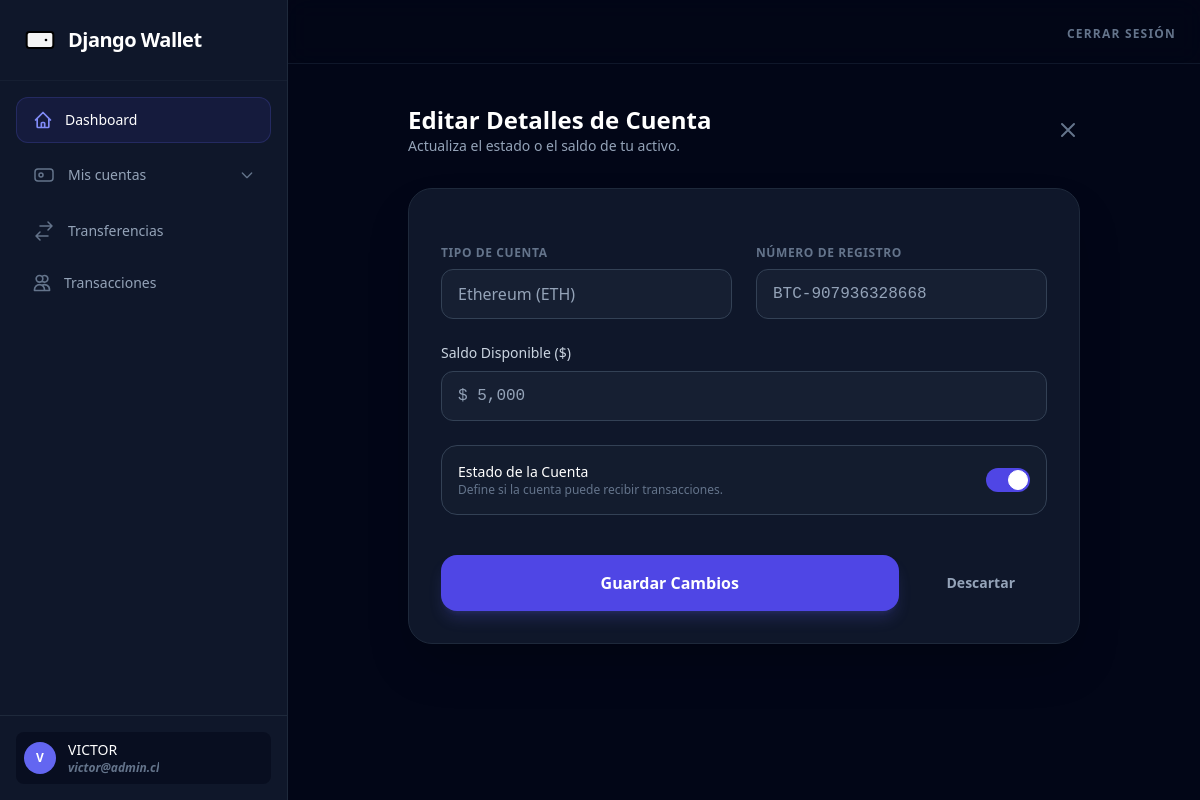
Before: /actualizar-cuenta/1/ (signed in) with the older database file.
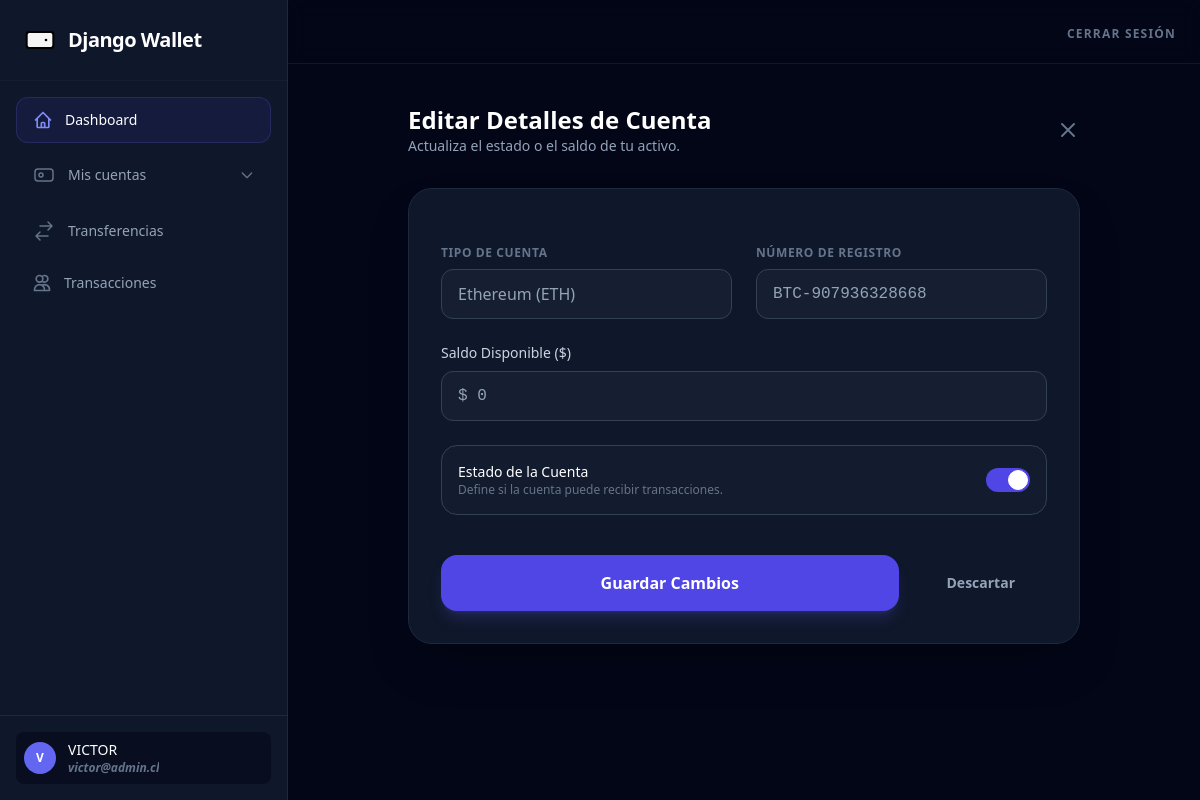
After: the same page with the newer database file.
### gestion/models.py (models this page shows, shortened)
class Cuenta(models.Model):
    cliente = models.ForeignKey(
        Cliente,
        on_delete=models.PROTECT,
        related_name='cuentas'
    )
    TIPO_CUENTA_CHOICES = [
        ('BCI', 'Banco BCI'),
        ('SANT', 'Banco Santander'),
        ('ESTD', 'Banco Estado'),
        ('CHIL', 'Banco de Chile'),
        ('MERC', 'Mercado Pago'),
        ('MACH', 'MACH (Bci)'),
        ('TENP', 'Tenpo'),
        ('BTC', 'Bitcoin (BTC)'),
        ('ETH', 'Ethereum (ETH)'),
        ('USDT', 'Tether (USDT)'),
    ]
    tipo = models.CharField(max_length=10, choices=TIPO_CUENTA_CHOICES, default='BCI')
    numero = models.CharField(max_length=20, unique=True)
    saldo_disponible = models.IntegerField(default=0)
    activa = models.BooleanField(default=True)
    fecha_creacion = models.DateTimeField(auto_now_add=True)

### gestion/views.py (the view, shortened to what this page needs)
# urls.py: path('actualizar-cuenta/<int:cuenta_id>/', views.actualizar_cuenta, name='actualizar_cuenta'),
@login_required
def actualizar_cuenta(request, cuenta_id):
    cuenta = Cuenta.objects.get(id=cuenta_id)
    if request.method == 'GET':
        context = {
            'cuenta': cuenta
        }
        return render(request, 'gestion/actualizar_cuenta.html', context)

### templates/gestion/actualizar_cuenta.html (shortened to what the changed rows need)
{% extends 'layout.html' %}
{% block content %}
  {% load humanize %}
    <div class="max-w-2xl mx-auto">
            <div class="flex items-center justify-between mb-8">
                <div>
                    <h2 class="text-2xl font-bold text-white">Editar Detalles de Cuenta</h2>
                </div>
            </div>
            <div class="bg-slate-900 border border-slate-800 rounded-3xl p-8 shadow-2xl">
                <form method="POST" class="space-y-6" action="{% url 'gestion:actualizar_cuenta' cuenta.id %}">
                    <div class="grid grid-cols-1 md:grid-cols-2 gap-6">
                        <div>
                            <label class="block text-xs font-semibold text-slate-500 uppercase tracking-wider mb-2">Tipo de Cuenta</label>
                            <div class="px-4 py-3 bg-slate-800/50 border border-slate-700 rounded-xl text-slate-400 cursor-not-allowed">
                                {{ cuenta.get_tipo_display }}
                            </div>
                        </div>
                        <div>
                            <label class="block text-xs font-semibold text-slate-500 uppercase tracking-wider mb-2">Número de Registro</label>
                            <div class="px-4 py-3 bg-slate-800/50 border border-slate-700 rounded-xl text-slate-400 font-mono cursor-not-allowed">
                                {{ cuenta.numero }}
                            </div>
                        </div>
                    </div>
                    <div>
                        <div class="relative">
                            <div class="px-4 py-3 bg-slate-800/50 border border-slate-700 rounded-xl text-slate-400 font-mono cursor-not-allowed" >
                                $ {{ cuenta.saldo_disponible|intcomma }}
                            </div>
                        </div>
                    </div>
                </form>
            </div>
    </div>
{% endblock %}

Changed rows visible on the page:
changed Cuenta "Ethereum (ETH)": saldo_disponible "5,000" → "0"
